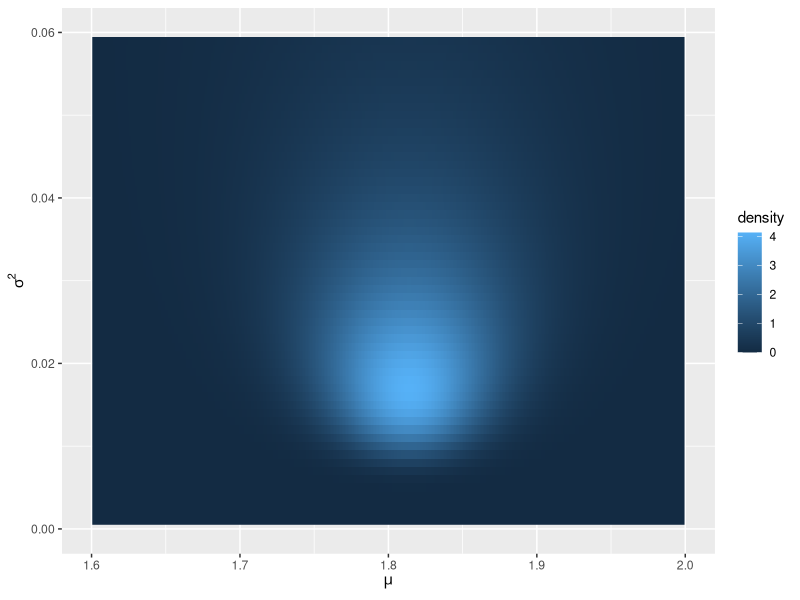
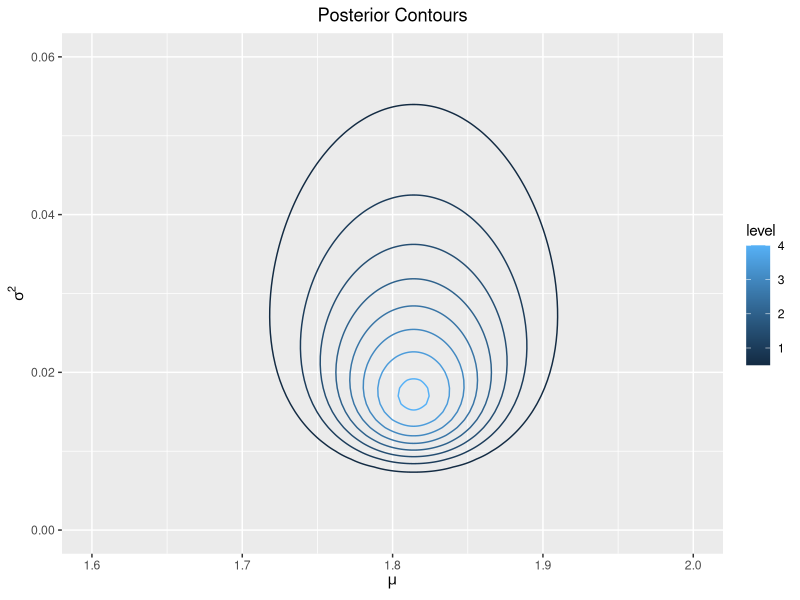
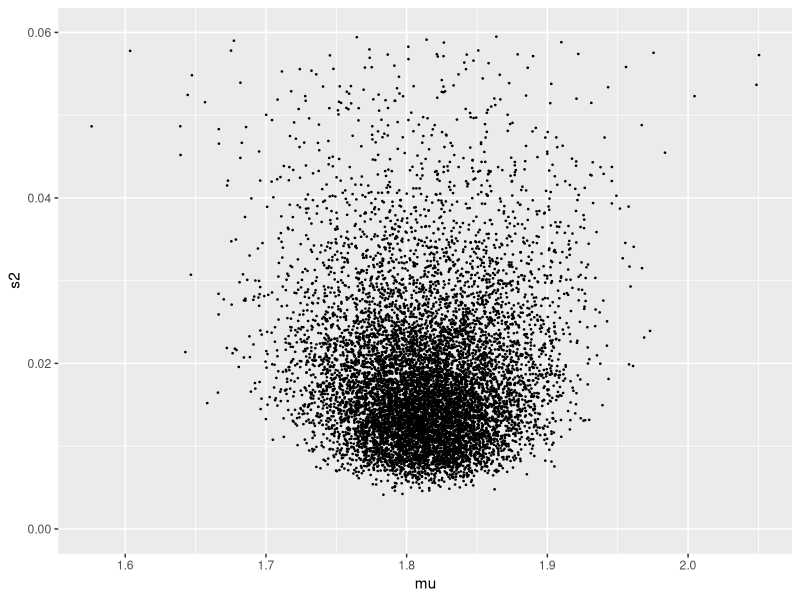

The R source for these figures, in order:
## ---- chunk 1
library(kableExtra)
library(ggplot2)
library(tidyverse)
## ---- chunk 2
## prior mean for mu and prior counts for mu
mu0 <- 1.9
k0 <- 1

## prior mean for variance and prior counts for variance
s20 <- 0.010
nu0 <- 1

## sufficient statistics are sample mean and sample variance
y <- c(1.64, 1.7, 1.72, 1.74, 1.82, 1.82, 1.82, 1.9, 2.08)
n <- length(y)
ybar <- mean(y)
s2 <- var(y)

## posterior parameters, see the formula above
kn <- k0 + n
nun <- nu0 + n
mun <- (k0 * mu0 + n * ybar) / kn
s2n <- (nu0*s20 + (n-1)*s2  + k0*n / kn * (ybar - mu0)^2) / nun
## ---- chunk 3
## example for expand.grid
grid <- as_tibble(expand.grid(seq(1, 3, by = 1), seq(0, 2, by=1)))
colnames(grid) <- c('x', 'y')
grid
## ---- chunk 4
## example of Vectorize()
sum <- Vectorize(function (a, b) {
  a + b
})

grid %>% mutate("Sum" = sum(x, y))
## ---- chunk 5
## create the grid on which the posterior joint distribution we are interested in
grid <- as_tibble(expand.grid(seq(1.6, 2.0, by=0.001), seq(0, 0.06, by=0.001)))
colnames(grid) <- c("mu", "s2")

## create the wrapped function to be applied to each row in the tibble
normal_posterior <- Vectorize(function(mu, sigma2) {
  
  ## likelihood times prior    
  prod(dnorm(y, mu, sqrt(sigma2))) * 
    dnorm(mu, mu0, sqrt(sigma2/k0)) * 
    dgamma(1/sigma2, nu0/2, nu0/2*s20)

})

## applied the wrapped function to each row of grid and 
## plot the density using the geom_raster function, 
## which fill each location based on the corresponding density value

grid %>% mutate(density = normal_posterior(mu, s2)) %>% ggplot() +
  geom_raster(aes(mu, s2, fill=density)) + 
  xlim(c(1.6, 2)) + ylim(c(0, 0.06)) + 
  xlab(expression(mu)) + ylab(expression(sigma^2))
## ---- chunk 6
grid %>% mutate(density = normal_posterior(mu, s2)) %>% 
  ggplot() + geom_contour(aes(mu, s2, z=density, colour=stat(level))) +
  xlim(c(1.6, 2)) + ylim(c(0, 0.06)) + 
  xlab(expression(mu)) + ylab(expression(sigma^2)) + 
  ggtitle("Posterior Contours") +
  theme(plot.title = element_text(hjust = 0.5))
## ---- chunk 7
nsamps <- 10000

## step 1. s2 | y
s2_samps <- 1/rgamma(nsamps, nun/2, nun*s2n/2)

## step 2. mu | s2, y, remember rnorm takes sd not var!
mu_samps <- rnorm(nsamps, mun, sd = sqrt(s2_samps/kn))

## plot the samples
tibble(mu=mu_samps, s2=s2_samps) %>% ggplot() + 
  geom_point(aes(x=mu, y=s2), size=.25) + ylim(c(0, 0.06))
## ---- chunk 8
mean(mu_samps > ybar & s2_samps < s2)
